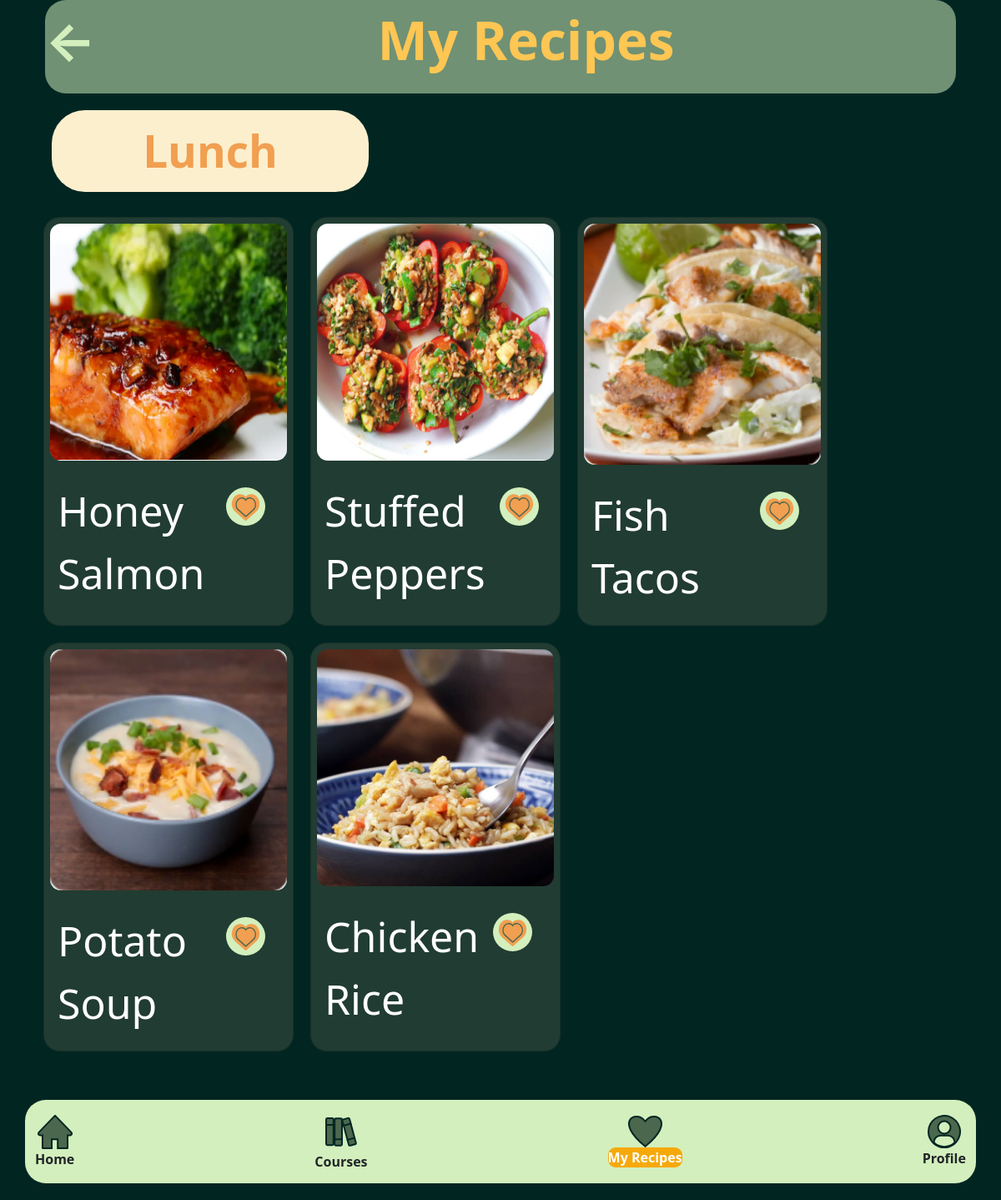
The app's page /mealFix/myrecipes/lunch with its own data.
### mealFix/models.py (models this page shows)
class Recept(models.Model):
    title = models.CharField(max_length=50)
    time = models.IntegerField()
    tod = models.IntegerField(null=True, blank=True)
    bigsix = models.IntegerField(null=True, blank=True)
    cuisine = models.IntegerField(null=True, blank=True)
    dish_style = models.IntegerField(null=True, blank=True)
    ingredients = models.TextField(blank=True, null=True)
    calories = models.TextField(null=True, blank=True)
    fat = models.TextField(null=True, blank=True)
    carbs = models.TextField(null=True, blank=True)
    fiber = models.TextField(null=True, blank=True)
    sugar = models.TextField(null=True, blank=True)
    protein = models.TextField(null=True, blank=True)
    servings = models.IntegerField(null=True, blank=True)
    step1 = models.TextField(null=True, blank=True)
    step2 = models.TextField(null=True, blank=True)
    step3 = models.TextField(null=True, blank=True)
    step4 = models.TextField(null=True, blank=True)
    step5 = models.TextField(null=True, blank=True)
    step6 = models.TextField(null=True, blank=True)
    step7 = models.TextField(null=True, blank=True)
    step8 = models.TextField(null=True, blank=True)
    step9 = models.TextField(null=True, blank=True)
    step10 = models.TextField(null=True, blank=True)
    myrecipes = models.IntegerField(null=True, blank=True)
    image = models.ImageField(upload_to="cover_image", null=True, blank=True)
    author = models.ForeignKey(User, on_delete=models.CASCADE, null=True, blank=True)

### mealFix/views.py (the view)
# urls.py: path("myrecipes/lunch", views.myrecipeslunchpage, name="lunch"),
def myrecipeslunchpage(request):
    queryset = Recept.objects.all()
    context = {"recepti": queryset, "form": ReceptForm}
    return render(request, "myrecipes_lunch.html", context=context)

### templates/myrecipes_lunch.html (shortened to what this page needs)
<!DOCTYPE html>
<html lang="en">
<head>
{% load static %}
    <link rel="stylesheet" type="text/css" href="{% static '/css/bootstrap.css' %}" >
<link href="https://maxcdn.bootstrapcdn.com/font-awesome/4.6.3/css/font-awesome.min.css" rel="stylesheet"/>
<body>
<div class="container col-12">
{% load static %}
<div class="container col-12">
<div id="sp" style="display: flex; justify-content: space-between; border-radius: 25px; background-color: #709174;">
    <br>
    <p style="flex-basis: 5.5%; font-weight: bolder;"><a href="/mealFix/myrecipes" style="text-align: left;font-size: 400%;color: #D3EFBD; text-decoration: none">←</a></p>
    <p style="color: #FCEFCE; text-align: center; font-size: 400%;flex-basis: 100%; color: #FEC653" class="fw-bolder">My Recipes</p>
</div>
</div>
<div class="float-container col-10">
    <button class="btn btn-lg" style="color: #F19F50; font-size: 53px; background-color: #FCEFCE; border-radius: 40px; width: 380px; font-weight: bolder">Lunch</button>
</div>
<div style="display: flex; flex-direction: row; flex-wrap: wrap;">
    {% for recept in recepti %}
        {% if recept.myrecipes == 4 %}
        <div class="card recept-bt" style="width:300px; margin: 10px; height: 490px; background-color: #213C32;border-radius: 20px">
  <img src="{{ MEDIA_URL }}{{ recept.image.url }}" class="card-img-top" alt="..." style="border-radius: 20px">
  <div class="card-body" style="display: flex; color: white">
      <div  class=" float-start">
         <p class="card-title" style="font-size: 50px; text-align: left">{{ recept.title }}</p>
      </div>
      <div class="float-end mx-auto" >
        <a href="#" class="btn btn-lg" style="font-size: 20px;"><img src="{% static "/img/like.svg" %}"></a>
      </div>
  </div>
</div>
            {% endif %}
    {% endfor %}
</div>
<br>
<br>
<div class="navbar fixed-bottom navbar-expand-lg float-container text-center">
    <div class="container text-center" style="background-color: #D3EFBD; border-radius: 25px;  width: 2000px; height: 100px; align-content: center">
        <div class="nav-item">
            <img id="image" src="{% static '/img/icons/home.svg' %}" alt="logo" class="text-center">
            <a class="nav-link" href="/mealFix/home">Home</a>
        </div>
        <div class="nav-item">
            <img id="image" src="{% static '/img/icons/books.svg' %}" alt="logo">
            <a class="nav-link" href="/mealFix/course">Courses</a>
        </div>
        <div class="nav-item">
            <img id="image" src="{% static '/img/icons/fav.svg' %}" alt="logo">
            <a class="nav-link" href="/mealFix/myrecipes" style="background-color: #F6A90A; border-radius: 9px; color: white">My Recipes</a>
        </div>
        <div class="nav-item">
            <img id="image" src="{% static '/img/icons/profil.svg' %}" alt="logo"></a>
            <a class="nav-link" href="/mealFix/profile">Profile</a>
        </div>
        </div>
    </div>
</div>
<br>
<br>
<br>
<br>
<br>
</body>
</html>

### templates/myrecipes_lunch.html (style rules this page uses)
body { background: #012622; box-shadow: 0px 4px 4px rgba(0, 0, 0, 0.25); }
a { color: white; text-decoration: none; }
.nav-link { text-align: center; font-weight: bolder; }
.float-container { padding: 20px; }
.card-img-top { padding: 7px; display: block; margin-right: auto; margin-left: auto; width: 298px; height: 320px; background-size: cover; }

### records on screen
Recept: image (picture), title "Honey Salmon", myrecipes 4 (drawn)
Recept: image (picture), title "Stuffed Peppers", myrecipes 4 (drawn)
Recept: image (picture), title "Fish Tacos", myrecipes 4 (drawn)
Recept: image (picture), title "Potato Soup", myrecipes 4 (drawn)
Recept: image (picture), title "Chicken Rice", myrecipes 4 (drawn)
